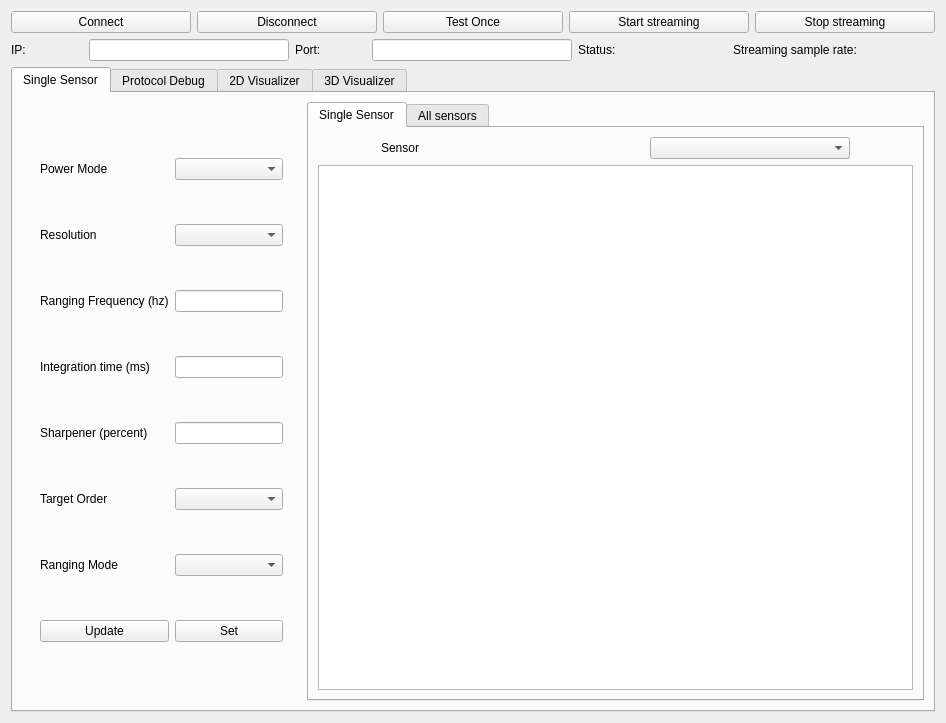
<?xml version="1.0" encoding="UTF-8"?>
<ui version="4.0">
 <class>Form</class>
 <widget class="QWidget" name="Form">
  <property name="geometry">
   <rect>
    <x>0</x>
    <y>0</y>
    <width>946</width>
    <height>723</height>
   </rect>
  </property>
  <property name="windowTitle">
   <string>Plot</string>
  </property>
  <layout class="QHBoxLayout" name="horizontalLayout">
   <item>
    <layout class="QVBoxLayout" name="verticalLayout">
     <item>
      <layout class="QHBoxLayout" name="horizontalLayout_2">
       <item>
        <widget class="QPushButton" name="btnConnect">
         <property name="text">
          <string>Connect</string>
         </property>
        </widget>
       </item>
       <item>
        <widget class="QPushButton" name="btnDisconnect">
         <property name="text">
          <string>Disconnect</string>
         </property>
        </widget>
       </item>
       <item>
        <widget class="QPushButton" name="btnTest">
         <property name="text">
          <string>Test Once</string>
         </property>
        </widget>
       </item>
       <item>
        <widget class="QPushButton" name="btnStartStreaming">
         <property name="text">
          <string>Start streaming</string>
         </property>
        </widget>
       </item>
       <item>
        <widget class="QPushButton" name="btnStopStreaming">
         <property name="text">
          <string>Stop streaming</string>
         </property>
        </widget>
       </item>
      </layout>
     </item>
     <item>
      <layout class="QHBoxLayout" name="horizontalLayout_5">
       <item>
        <widget class="QLabel" name="label_11">
         <property name="sizePolicy">
          <sizepolicy hsizetype="Minimum" vsizetype="Preferred">
           <horstretch>0</horstretch>
           <verstretch>0</verstretch>
          </sizepolicy>
         </property>
         <property name="text">
          <string>IP:</string>
         </property>
        </widget>
       </item>
       <item>
        <widget class="QLineEdit" name="editIp">
         <property name="maximumSize">
          <size>
           <width>200</width>
           <height>16777215</height>
          </size>
         </property>
        </widget>
       </item>
       <item>
        <widget class="QLabel" name="label_4">
         <property name="text">
          <string>Port:</string>
         </property>
        </widget>
       </item>
       <item>
        <widget class="QLineEdit" name="editPort">
         <property name="maximumSize">
          <size>
           <width>200</width>
           <height>16777215</height>
          </size>
         </property>
        </widget>
       </item>
       <item>
        <widget class="QLabel" name="label">
         <property name="enabled">
          <bool>true</bool>
         </property>
         <property name="sizePolicy">
          <sizepolicy hsizetype="Minimum" vsizetype="Preferred">
           <horstretch>0</horstretch>
           <verstretch>0</verstretch>
          </sizepolicy>
         </property>
         <property name="maximumSize">
          <size>
           <width>80</width>
           <height>16777215</height>
          </size>
         </property>
         <property name="text">
          <string>Status:</string>
         </property>
         <property name="buddy">
          <cstring>mainTabs</cstring>
         </property>
        </widget>
       </item>
       <item>
        <widget class="QLabel" name="statusText">
         <property name="text">
          <string/>
         </property>
        </widget>
       </item>
       <item>
        <widget class="QLabel" name="label_14">
         <property name="text">
          <string>Streaming sample rate:</string>
         </property>
        </widget>
       </item>
       <item>
        <widget class="QLabel" name="labelSampleRate">
         <property name="text">
          <string/>
         </property>
        </widget>
       </item>
      </layout>
     </item>
     <item>
      <widget class="QTabWidget" name="mainTabs">
       <property name="currentIndex">
        <number>0</number>
       </property>
       <widget class="QWidget" name="tabSensors">
        <attribute name="title">
         <string>Single Sensor</string>
        </attribute>
        <layout class="QHBoxLayout" name="horizontalLayout_3">
         <item>
          <widget class="QFrame" name="sensorSettings">
           <property name="maximumSize">
            <size>
             <width>550</width>
             <height>16777215</height>
            </size>
           </property>
           <layout class="QVBoxLayout" name="verticalLayout_2">
            <item>
             <widget class="QFrame" name="sensorSettingsFrame">
              <property name="sizePolicy">
               <sizepolicy hsizetype="Minimum" vsizetype="Preferred">
                <horstretch>0</horstretch>
                <verstretch>0</verstretch>
               </sizepolicy>
              </property>
              <property name="maximumSize">
               <size>
                <width>16777211</width>
                <height>16777215</height>
               </size>
              </property>
              <layout class="QGridLayout" name="gridLayout_2">
               <item row="5" column="1">
                <widget class="QLineEdit" name="editIntegrationTime">
                 <property name="maximumSize">
                  <size>
                   <width>350</width>
                   <height>16777215</height>
                  </size>
                 </property>
                </widget>
               </item>
               <item row="4" column="1">
                <widget class="QLineEdit" name="editRangingFrequency">
                 <property name="maximumSize">
                  <size>
                   <width>350</width>
                   <height>16777215</height>
                  </size>
                 </property>
                </widget>
               </item>
               <item row="5" column="0">
                <widget class="QLabel" name="label_2">
                 <property name="sizePolicy">
                  <sizepolicy hsizetype="Preferred" vsizetype="Minimum">
                   <horstretch>0</horstretch>
                   <verstretch>0</verstretch>
                  </sizepolicy>
                 </property>
                 <property name="maximumSize">
                  <size>
                   <width>200</width>
                   <height>16777215</height>
                  </size>
                 </property>
                 <property name="text">
                  <string>Integration time (ms)</string>
                 </property>
                </widget>
               </item>
               <item row="2" column="0">
                <widget class="QLabel" name="label_7">
                 <property name="sizePolicy">
                  <sizepolicy hsizetype="Preferred" vsizetype="Minimum">
                   <horstretch>0</horstretch>
                   <verstretch>0</verstretch>
                  </sizepolicy>
                 </property>
                 <property name="maximumSize">
                  <size>
                   <width>200</width>
                   <height>16777215</height>
                  </size>
                 </property>
                 <property name="text">
                  <string>Power Mode</string>
                 </property>
                </widget>
               </item>
               <item row="6" column="0">
                <widget class="QLabel" name="label_5">
                 <property name="sizePolicy">
                  <sizepolicy hsizetype="Preferred" vsizetype="Minimum">
                   <horstretch>0</horstretch>
                   <verstretch>0</verstretch>
                  </sizepolicy>
                 </property>
                 <property name="maximumSize">
                  <size>
                   <width>200</width>
                   <height>16777215</height>
                  </size>
                 </property>
                 <property name="text">
                  <string>Sharpener (percent)</string>
                 </property>
                </widget>
               </item>
               <item row="8" column="0">
                <widget class="QLabel" name="label_9">
                 <property name="sizePolicy">
                  <sizepolicy hsizetype="Preferred" vsizetype="Minimum">
                   <horstretch>0</horstretch>
                   <verstretch>0</verstretch>
                  </sizepolicy>
                 </property>
                 <property name="maximumSize">
                  <size>
                   <width>200</width>
                   <height>16777215</height>
                  </size>
                 </property>
                 <property name="text">
                  <string>Ranging Mode</string>
                 </property>
                </widget>
               </item>
               <item row="7" column="1">
                <widget class="QComboBox" name="comboTargerOrder">
                 <property name="maximumSize">
                  <size>
                   <width>350</width>
                   <height>16777215</height>
                  </size>
                 </property>
                </widget>
               </item>
               <item row="4" column="0">
                <widget class="QLabel" name="label_3">
                 <property name="sizePolicy">
                  <sizepolicy hsizetype="Preferred" vsizetype="Minimum">
                   <horstretch>0</horstretch>
                   <verstretch>0</verstretch>
                  </sizepolicy>
                 </property>
                 <property name="maximumSize">
                  <size>
                   <width>200</width>
                   <height>16777215</height>
                  </size>
                 </property>
                 <property name="text">
                  <string>Ranging Frequency (hz)</string>
                 </property>
                </widget>
               </item>
               <item row="2" column="1">
                <widget class="QComboBox" name="comboPowerMode">
                 <property name="maximumSize">
                  <size>
                   <width>350</width>
                   <height>16777215</height>
                  </size>
                 </property>
                </widget>
               </item>
               <item row="8" column="1">
                <widget class="QComboBox" name="comboRangingMode">
                 <property name="maximumSize">
                  <size>
                   <width>350</width>
                   <height>16777215</height>
                  </size>
                 </property>
                </widget>
               </item>
               <item row="3" column="0">
                <widget class="QLabel" name="label_6">
                 <property name="sizePolicy">
                  <sizepolicy hsizetype="Preferred" vsizetype="Minimum">
                   <horstretch>0</horstretch>
                   <verstretch>0</verstretch>
                  </sizepolicy>
                 </property>
                 <property name="maximumSize">
                  <size>
                   <width>200</width>
                   <height>16777215</height>
                  </size>
                 </property>
                 <property name="text">
                  <string>Resolution</string>
                 </property>
                </widget>
               </item>
               <item row="6" column="1">
                <widget class="QLineEdit" name="editSharpener">
                 <property name="maximumSize">
                  <size>
                   <width>350</width>
                   <height>16777215</height>
                  </size>
                 </property>
                </widget>
               </item>
               <item row="3" column="1">
                <widget class="QComboBox" name="comboResolution">
                 <property name="maximumSize">
                  <size>
                   <width>350</width>
                   <height>16777215</height>
                  </size>
                 </property>
                </widget>
               </item>
               <item row="7" column="0">
                <widget class="QLabel" name="label_8">
                 <property name="sizePolicy">
                  <sizepolicy hsizetype="Preferred" vsizetype="Minimum">
                   <horstretch>0</horstretch>
                   <verstretch>0</verstretch>
                  </sizepolicy>
                 </property>
                 <property name="maximumSize">
                  <size>
                   <width>200</width>
                   <height>16777215</height>
                  </size>
                 </property>
                 <property name="text">
                  <string>Target Order</string>
                 </property>
                </widget>
               </item>
               <item row="9" column="1">
                <widget class="QPushButton" name="btnSetSensor">
                 <property name="maximumSize">
                  <size>
                   <width>350</width>
                   <height>16777215</height>
                  </size>
                 </property>
                 <property name="text">
                  <string>Set</string>
                 </property>
                </widget>
               </item>
               <item row="9" column="0">
                <widget class="QPushButton" name="btnUpdateConfig">
                 <property name="text">
                  <string>Update</string>
                 </property>
                </widget>
               </item>
              </layout>
             </widget>
            </item>
           </layout>
          </widget>
         </item>
         <item>
          <widget class="QTabWidget" name="tabSensorGraphics">
           <property name="currentIndex">
            <number>0</number>
           </property>
           <widget class="QWidget" name="tabSingleSensor">
            <attribute name="title">
             <string>Single Sensor</string>
            </attribute>
            <layout class="QVBoxLayout" name="verticalLayout_6">
             <item>
              <layout class="QVBoxLayout" name="verticalLayout_3">
               <item>
                <layout class="QHBoxLayout" name="horizontalLayout_4">
                 <item>
                  <widget class="QLabel" name="label_10">
                   <property name="sizePolicy">
                    <sizepolicy hsizetype="Preferred" vsizetype="Minimum">
                     <horstretch>0</horstretch>
                     <verstretch>0</verstretch>
                    </sizepolicy>
                   </property>
                   <property name="maximumSize">
                    <size>
                     <width>200</width>
                     <height>16777215</height>
                    </size>
                   </property>
                   <property name="text">
                    <string>Sensor</string>
                   </property>
                  </widget>
                 </item>
                 <item>
                  <widget class="QComboBox" name="comboSensor">
                   <property name="maximumSize">
                    <size>
                     <width>200</width>
                     <height>16777215</height>
                    </size>
                   </property>
                  </widget>
                 </item>
                </layout>
               </item>
               <item>
                <widget class="QGraphicsView" name="singleSensor">
                 <property name="minimumSize">
                  <size>
                   <width>500</width>
                   <height>500</height>
                  </size>
                 </property>
                </widget>
               </item>
              </layout>
             </item>
            </layout>
           </widget>
           <widget class="QWidget" name="tabAllSensor">
            <attribute name="title">
             <string>All sensors</string>
            </attribute>
            <layout class="QVBoxLayout" name="verticalLayout_8">
             <item>
              <layout class="QGridLayout" name="gridLayout_5">
               <item row="1" column="1">
                <widget class="QGraphicsView" name="sensorMain"/>
               </item>
               <item row="0" column="1">
                <widget class="QGraphicsView" name="sensorFront"/>
               </item>
               <item row="1" column="2">
                <widget class="QGraphicsView" name="sensorRight"/>
               </item>
               <item row="2" column="1">
                <widget class="QGraphicsView" name="sensorBack"/>
               </item>
               <item row="1" column="0">
                <widget class="QGraphicsView" name="sensorLeft"/>
               </item>
              </layout>
             </item>
            </layout>
           </widget>
          </widget>
         </item>
        </layout>
       </widget>
       <widget class="QWidget" name="tabDebug">
        <attribute name="title">
         <string>Protocol Debug</string>
        </attribute>
        <layout class="QGridLayout" name="gridLayout_3">
         <item row="0" column="0">
          <widget class="QLabel" name="label_12">
           <property name="text">
            <string>Raw</string>
           </property>
          </widget>
         </item>
         <item row="1" column="0">
          <widget class="QPlainTextEdit" name="debugRaw"/>
         </item>
         <item row="0" column="1">
          <widget class="QLabel" name="label_13">
           <property name="text">
            <string>CPX</string>
           </property>
          </widget>
         </item>
         <item row="1" column="1">
          <widget class="QPlainTextEdit" name="debugCPX"/>
         </item>
        </layout>
       </widget>
       <widget class="QWidget" name="tab">
        <attribute name="title">
         <string>2D Visualizer</string>
        </attribute>
        <layout class="QVBoxLayout" name="verticalLayout_4">
         <item>
          <widget class="QGraphicsView" name="graphics2dVisualizer"/>
         </item>
        </layout>
       </widget>
       <widget class="QWidget" name="tab_2">
        <attribute name="title">
         <string>3D Visualizer</string>
        </attribute>
        <layout class="QVBoxLayout" name="verticalLayout_5">
         <item>
          <widget class="QFrame" name="graphics3dVisualizer">
           <property name="frameShape">
            <enum>QFrame::StyledPanel</enum>
           </property>
           <property name="frameShadow">
            <enum>QFrame::Raised</enum>
           </property>
          </widget>
         </item>
        </layout>
       </widget>
      </widget>
     </item>
    </layout>
   </item>
  </layout>
 </widget>
 <resources/>
 <connections/>
</ui>
